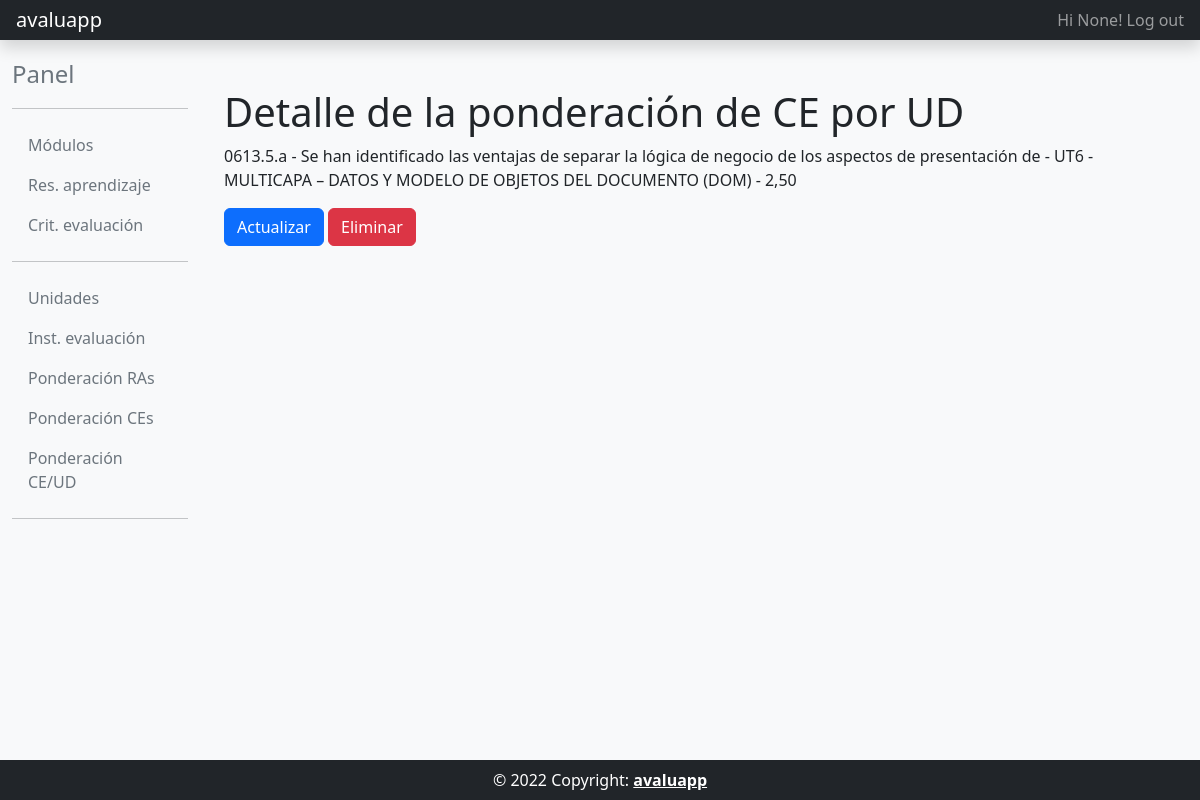
The page /pond_ce_ud_detail/1/ (signed in) on the database its author committed.
### usuarios/models.py (models this page shows, shortened)
class MyUser(AbstractBaseUser, PermissionsMixin):
    username = models.CharField(max_length=33, null=True)
    email = models.EmailField(_('email address'), unique=True)
    activo = models.BooleanField(default=False)
    create_date = models.DateTimeField(auto_now_add=True)
    update_date = models.DateTimeField(auto_now=True)
    is_staff = models.BooleanField(default=False)
    is_active = models.BooleanField(default=True)
    USERNAME_FIELD = 'email'
    REQUIRED_FIELDS = []
    objects = MyUserManager()
    class Meta:
        verbose_name = 'Usuario'
        verbose_name_plural = 'Usuarios'

### programacion_didactica/models.py (models this page shows, shortened)
class PondCritUD(models.Model):
    criterio_evaluacion = models.ForeignKey('core.CritEvaluacion', on_delete=models.PROTECT, verbose_name="Criterios Evaluacion")
    unidad = models.ForeignKey(Unidad , on_delete=models.PROTECT, verbose_name="Unidad")
    porcentaje = models.DecimalField(decimal_places=2, max_digits=5, verbose_name="Porcentaje")
    class Meta:
        unique_together = ["criterio_evaluacion", "unidad"]
        verbose_name = 'Ponderación Criterios Unidad'
        verbose_name_plural = 'Ponderaciones de Criterios Unidad'
        ordering = ['unidad__nombre', 'criterio_evaluacion__codigo']

class Unidad(models.Model):
    codigo = models.CharField(max_length = 4, verbose_name="Código", unique=True)
    nombre = models.CharField(max_length = 256, verbose_name="Nombre", unique=True)
    def __str__(self):
        return self.codigo + ' - ' + self.nombre
    class Meta:
        verbose_name = 'Unidad'
        verbose_name_plural = 'Unidades'
        ordering = ['id']

### core/models.py (models this page shows, shortened)
class CritEvaluacion(models.Model):
    resultado_aprendizaje = models.ForeignKey(ResAprendizaje, on_delete=models.PROTECT, verbose_name="Resultado de aprendizaje")
    codigo = models.CharField(max_length = 4, verbose_name="Código")
    descripcion = models.TextField(verbose_name="Descripción")
    minimo = models.BooleanField(verbose_name="Mínimo")
    def __str__(self):
        return self.resultado_aprendizaje.codigo + '.' + self.codigo + ' - ' + self.descripcion[:100]
    class Meta:
        unique_together = ["resultado_aprendizaje", "codigo"]
        verbose_name = 'Criterio Evaluación'
        verbose_name_plural = 'Criterios Evaluación'
        ordering = ['resultado_aprendizaje__codigo', 'codigo']

class ResAprendizaje(models.Model):
    modulo = models.ForeignKey(Modulo, on_delete=models.PROTECT, verbose_name="Módulo")
    codigo = models.CharField(max_length = 10, verbose_name="Código")
    descripcion = models.TextField(verbose_name="Descripción")
    class Meta:
        unique_together = ["modulo", "codigo"]
        verbose_name = 'Resultado Aprendizaje'
        verbose_name_plural = 'Resultados Aprendizaje'
        ordering = ['codigo']

### programacion_didactica/views.py (the view)
# urls.py: path('pond_ce_ud_detail/<int:pk>/', programacion_didactica_views.PondCritUDDetailView.as_view(), name='pond_ce_ud_detail'),
class PondCritUDDetailView(DecoratorsMixin, DetailView):
    model = PondCritUD
    template_name = 'programacion_didactica/pond_ce_ud_detail.html'

### common/mixins.py (called while the page is built)
    @method_decorator(login_required)
    def dispatch(self, request, *args, **kwargs):
        return super().dispatch(request, *args, **kwargs)

### templates/programacion_didactica/pond_ce_ud_detail.html
{% extends "common/base_intranet.html" %}
{% block main_content %}
<h1>Detalle de la ponderación de CE por UD</h1>
<p>
    {{object.criterio_evaluacion}} - {{object.unidad}} - {{object.porcentaje}}
</p>
<a class="btn btn-primary" href="/pond_ce_ud_update/{{object.id}}"> Actualizar </a>
<a class="btn btn-danger" href="/pond_ce_ud_delete/{{object.id}}"> Eliminar </a>
{% endblock main_content %}

### templates/common/header_website.html (shortened to what this page needs)
<header class="navbar navbar-dark sticky-top bg-dark flex-md-nowrap p-0 shadow">
  <a class="navbar-brand col-md-3 col-lg-2 px-3 ml-5" href="/">avaluapp</a>
  <div class="navbar-nav">
    <div class="nav-item text-nowrap d-flex">
      {% if user.is_authenticated %}
        <a class="nav-link px-3" href="{% url 'account_logout' %}"">Hi {{ request.user.username }}! Log out</a>
      {% else %}
        <a class="nav-link px-3" href="{% url 'account_login' %}"">Log in</a>
      {% endif %}
    </div>
  </div>
</header>

### rows shown on the page
MyUser: user.username "None"
PondCritUD: criterio_evaluacion "0613.5.a - Se han identificado las ventajas de separar la lógica de negocio de los aspectos de presentación de", unidad "UT6 - MULTICAPA – DATOS Y MODELO DE OBJETOS DEL DOCUMENTO (DOM)", porcentaje "2,50"
